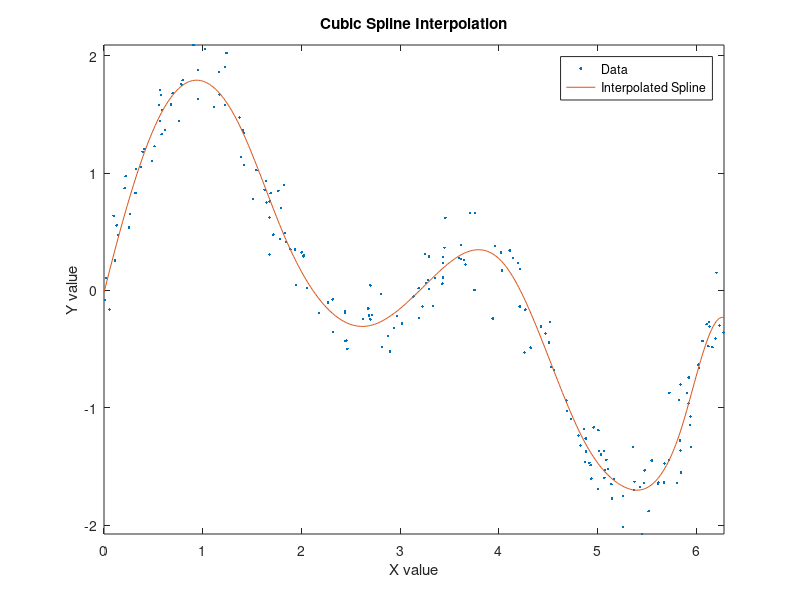

Write the MATLAB code that produced this figure.
function cubic_spline
  x = 2*pi*rand (1, 200);
  y = sin (x) + sin (2 * x) + 0.2 * randn (size (x));
  pp = splinefit (x, y, 10);
  xx = linspace (0, 2 * pi, 400);
  yy = ppval (pp, xx);
  plot (x, y, ".", xx, yy)
  axis tight
  ylim auto
  title("Experiment 4")
  xlabel('X value')
  ylabel('Y value')
  title('Cubic Spline Interpolation')
  legend("Data", "Interpolated Spline")
 endfunction